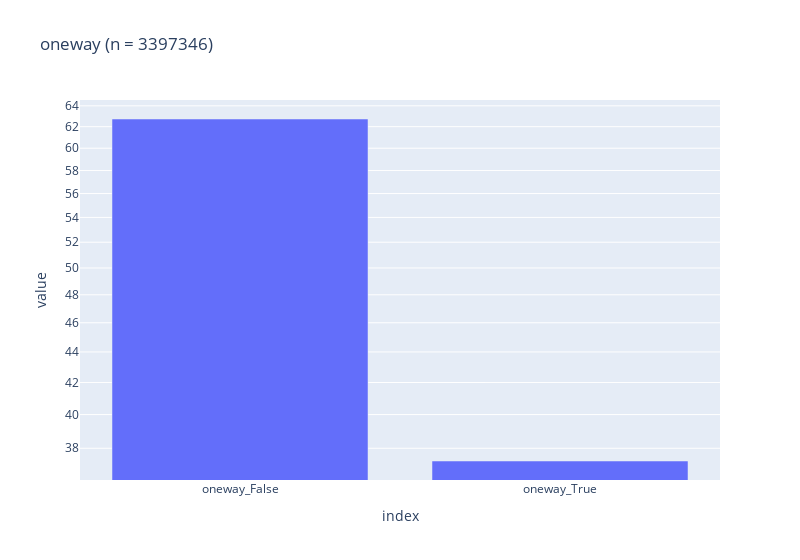
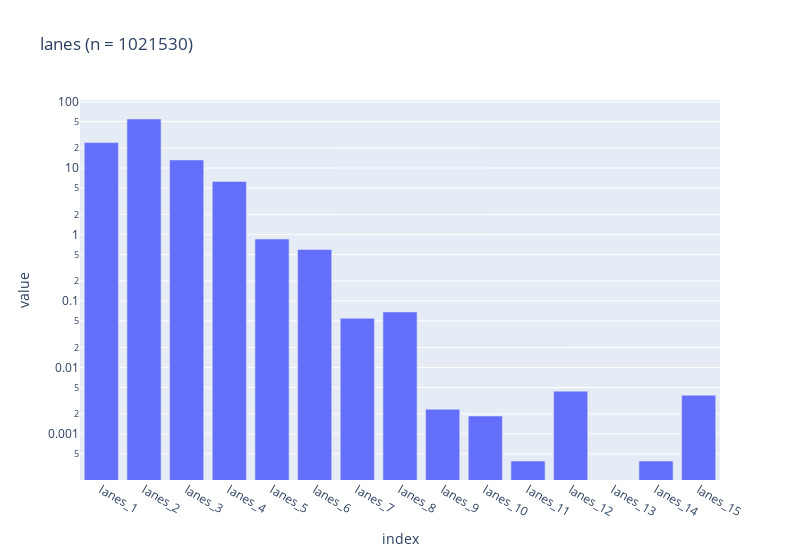
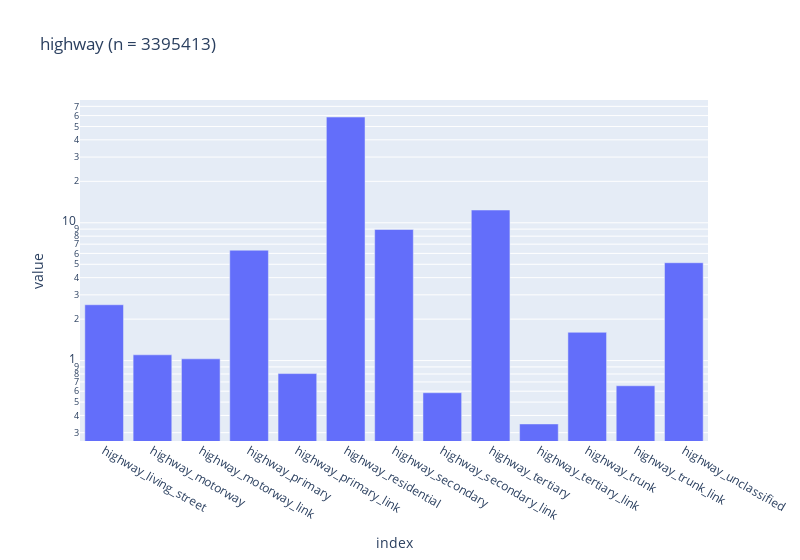
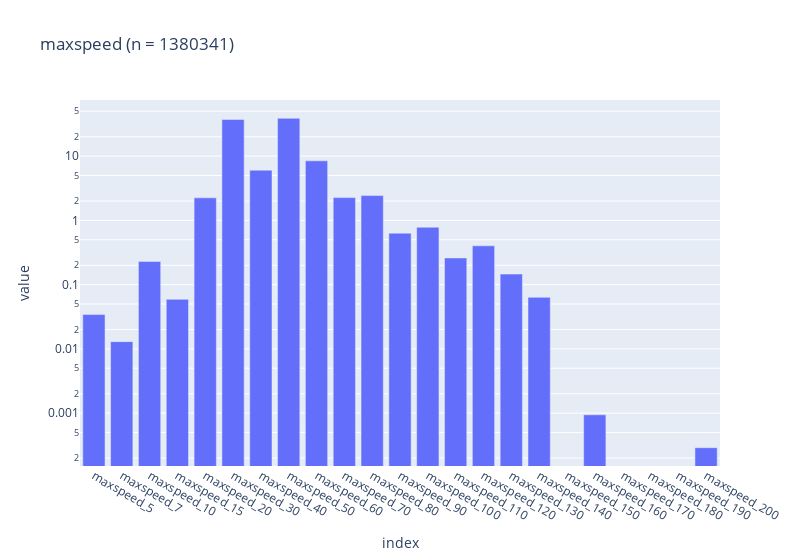

Source (notebook cell) for these figures, in order:
### Code cell
for feature_name, features in feature_items:
    feature_counts = edges_long[feature_name].value_counts().reindex(features, fill_value=0)
    fig = px.bar(100 * feature_counts / feature_counts.sum(), width=800, title=(f"{feature_name} (n = {feature_counts.sum()})"), log_y=True)
    fig.update_layout(
        xaxis = dict(
            tickmode = 'linear',
        ),
        showlegend=False
    )
    fig.show()

### Figure 1 — Plotly figure (JSON) as saved in the notebook; plotly's stock layout.template omitted (floating-point values rounded to 4 significant figures)
{"data": [{"alignmentgroup": "True", "hovertemplate": "variable=oneway<br>index=%{x}<br>value=%{y}<extra></extra>", "legendgroup": "oneway", "marker": {"color": "#636efa", "pattern": {"shape": ""}}, "name": "oneway", "offsetgroup": "oneway", "orientation": "v", "showlegend": true, "textposition": "auto", "type": "bar", "x": ["oneway_False", "oneway_True"], "xaxis": "x", "y": [62.73, 37.27], "yaxis": "y"}], "layout": {"barmode": "relative", "legend": {"title": {"text": "variable"}, "tracegroupgap": 0}, "showlegend": false, "title": {"text": "oneway (n = 3397346)"}, "width": 800, "xaxis": {"anchor": "y", "domain": [0, 1], "tickmode": "linear", "title": {"text": "index"}}, "yaxis": {"anchor": "x", "domain": [0, 1], "title": {"text": "value"}, "type": "log"}}}

### Figure 2 — Plotly figure (JSON) as saved in the notebook; plotly's stock layout.template omitted (floating-point values rounded to 4 significant figures)
{"data": [{"alignmentgroup": "True", "hovertemplate": "variable=lanes<br>index=%{x}<br>value=%{y}<extra></extra>", "legendgroup": "lanes", "marker": {"color": "#636efa", "pattern": {"shape": ""}}, "name": "lanes", "offsetgroup": "lanes", "orientation": "v", "showlegend": true, "textposition": "auto", "type": "bar", "x": ["lanes_1", "lanes_2", "lanes_3", "lanes_4", "lanes_5", "lanes_6", "lanes_7", "lanes_8", "lanes_9", "lanes_10", "lanes_11", "lanes_12", "lanes_13", "lanes_14", "lanes_15"], "xaxis": "x", "y": [24.14, 54.72, 13.25, 6.303, 0.855, 0.5977, 0.05482, 0.06833, 0.002349, 0.00186, 0.0003916, 0.004405, 0, 0.0003916, 0.003818], "yaxis": "y"}], "layout": {"barmode": "relative", "legend": {"title": {"text": "variable"}, "tracegroupgap": 0}, "showlegend": false, "title": {"text": "lanes (n = 1021530)"}, "width": 800, "xaxis": {"anchor": "y", "domain": [0, 1], "tickmode": "linear", "title": {"text": "index"}}, "yaxis": {"anchor": "x", "domain": [0, 1], "title": {"text": "value"}, "type": "log"}}}

### Figure 3 — Plotly figure (JSON) as saved in the notebook; plotly's stock layout.template omitted (floating-point values rounded to 4 significant figures)
{"data": [{"alignmentgroup": "True", "hovertemplate": "variable=highway<br>index=%{x}<br>value=%{y}<extra></extra>", "legendgroup": "highway", "marker": {"color": "#636efa", "pattern": {"shape": ""}}, "name": "highway", "offsetgroup": "highway", "orientation": "v", "showlegend": true, "textposition": "auto", "type": "bar", "x": ["highway_living_street", "highway_motorway", "highway_motorway_link", "highway_primary", "highway_primary_link", "highway_residential", "highway_secondary", "highway_secondary_link", "highway_tertiary", "highway_tertiary_link", "highway_trunk", "highway_trunk_link", "highway_unclassified"], "xaxis": "x", "y": [2.543, 1.102, 1.03, 6.326, 0.8052, 58.54, 8.941, 0.5847, 12.38, 0.3471, 1.605, 0.6567, 5.133], "yaxis": "y"}], "layout": {"barmode": "relative", "legend": {"title": {"text": "variable"}, "tracegroupgap": 0}, "showlegend": false, "title": {"text": "highway (n = 3395413)"}, "width": 800, "xaxis": {"anchor": "y", "domain": [0, 1], "tickmode": "linear", "title": {"text": "index"}}, "yaxis": {"anchor": "x", "domain": [0, 1], "title": {"text": "value"}, "type": "log"}}}

### Figure 4 — Plotly figure (JSON) as saved in the notebook; plotly's stock layout.template omitted (floating-point values rounded to 4 significant figures)
{"data": [{"alignmentgroup": "True", "hovertemplate": "variable=maxspeed<br>index=%{x}<br>value=%{y}<extra></extra>", "legendgroup": "maxspeed", "marker": {"color": "#636efa", "pattern": {"shape": ""}}, "name": "maxspeed", "offsetgroup": "maxspeed", "orientation": "v", "showlegend": true, "textposition": "auto", "type": "bar", "x": ["maxspeed_5", "maxspeed_7", "maxspeed_10", "maxspeed_15", "maxspeed_20", "maxspeed_30", "maxspeed_40", "maxspeed_50", "maxspeed_60", "maxspeed_70", "maxspeed_80", "maxspeed_90", "maxspeed_100", "maxspeed_110", "maxspeed_120", "maxspeed_130", "maxspeed_140", "maxspeed_150", "maxspeed_160", "maxspeed_170", "maxspeed_180", "maxspeed_190", "maxspeed_200"], "xaxis": "x", "y": [0.03419, 0.01297, 0.2297, 0.05904, 2.242, 37.14, 6.042, 38.81, 8.454, 2.262, 2.431, 0.633, 0.781, 0.2602, 0.4012, 0.146, 0.06354, 0, 0.0009418, 0, 0, 0, 0.0002898], "yaxis": "y"}], "layout": {"barmode": "relative", "legend": {"title": {"text": "variable"}, "tracegroupgap": 0}, "showlegend": false, "title": {"text": "maxspeed (n = 1380341)"}, "width": 800, "xaxis": {"anchor": "y", "domain": [0, 1], "tickmode": "linear", "title": {"text": "index"}}, "yaxis": {"anchor": "x", "domain": [0, 1], "title": {"text": "value"}, "type": "log"}}}
